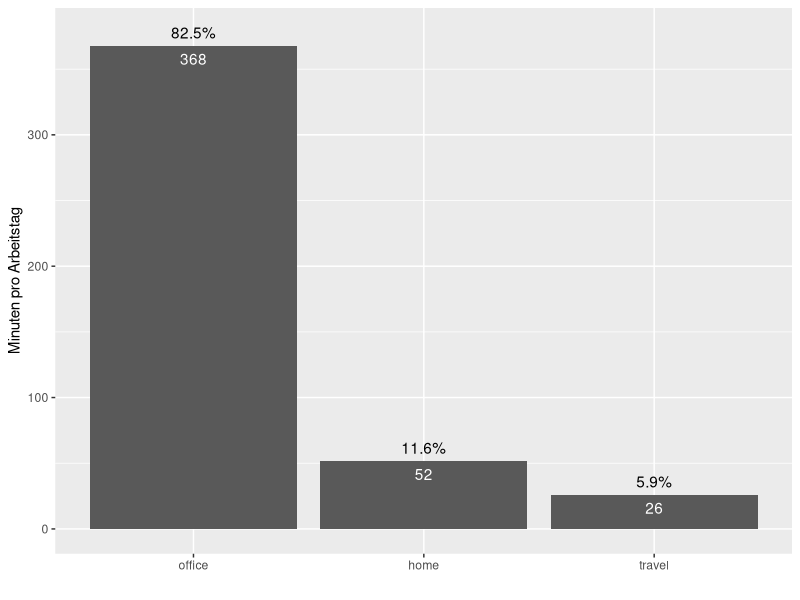
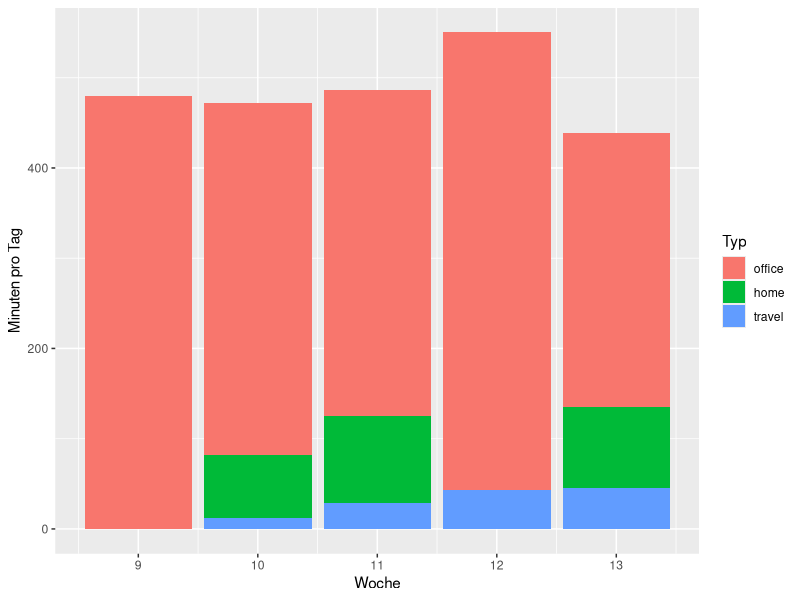

Write R code to recreate these figures, in order.
## ---- chunk 1
# packages
library(magrittr)
library(tidyr)
library(dplyr)
library(lubridate)
library(ggplot2)
## ---- chunk 2
# import the trackworktime backup file
# wtdio = worktime daily in/out
# trackworktime sometimes adds a default row: set skip = 2 (else skip = 1) 
wtdio <- read.csv("backup.csv", header = FALSE, sep = ";", skip = 2,
                  stringsAsFactors = FALSE)
wtdio <- as_tibble(wtdio[,c(1, 2, 6)])
names(wtdio) <- c("io", "datetime", "type")
wtdio$datetime %<>% ymd_hms() %>% 
  force_tz("Europe/Berlin") %>% 
  round_date(unit = "minute")
wtdio %<>% arrange(datetime)
# check in/out pattern
inindex <- seq(1, dim(wtdio)[1], by = 2)
outindex <- inindex + 1
stopifnot(
  all.equal(inindex, which(wtdio$io == "in")),
  all.equal(outindex, which(wtdio$io == "out")))
# types
#table(wtdio$type)
#filter(wtdio, type == "Default")
types <- unique(wtdio$type)
types <- types[!(types %in% c("", "Default"))]
intypes <- wtdio$type[inindex]
# check that no "in" has types "" or "Default"
stopifnot(
  all(sapply(intypes, function(x) x %in% types)))
# label "out"s with types
wtdio$type[outindex] <- intypes
## ---- chunk 3
# create work slices tibble
# period has nice display 
# duration calculates in seconds, sum() works
wslc <- tibble(start = wtdio$datetime[inindex],
               type = wtdio$type[inindex],
               duration =  as.duration(interval(wtdio$datetime[inindex],
                                                wtdio$datetime[outindex])),
               minutes = as.numeric(duration, "minutes"),
               week = isoweek(start),
               day = floor_date(start, unit = "days"))
#seconds_to_period(wslc$duration[1:10]) # wochenweise?
#wslc$duration[1:10]
workdays <- wslc$start %>% 
  floor_date(unit = "days") %>% 
  unique() %>% 
  length()
## ---- chunk 4
#minutes_by_type <- xtabs(minutes ~ type, data = wslc)
minutes_by_type <- wslc %>% 
  select(type, minutes) %>% 
  group_by(type) %>% 
  summarise(minutes = sum(minutes)) %>% 
  mutate(mpd = minutes/workdays,
         pct = paste0(round(minutes/sum(minutes)*100, 1), "%")) %>% 
  arrange(type)
ggplot(minutes_by_type,
       aes(x = forcats::fct_reorder(type, minutes, .desc = TRUE),
           y = mpd, label = pct)) + geom_col() +
  geom_text(nudge_y = 10) +
  geom_text(aes(label = round(mpd, 0)), nudge_y = -10, col = "white") +
  labs(x = "", y = "Minuten pro Arbeitstag")
## ---- chunk 5
wdays_per_week <- wslc %>% 
  select(week, day) %>% 
  group_by(week) %>% 
  summarise(wdays = min(5, length(unique(day))))
types_per_week <- wslc %>% 
  select(type, minutes, week, day) %>% 
  group_by(type, week) %>% 
  summarise(minutes = sum(minutes)) %>% 
  arrange(week) %>% 
  left_join(wdays_per_week, by = "week")
ggplot(types_per_week, aes(x = week, y = minutes/wdays,
                           fill = forcats::fct_reorder(type, minutes,
                                                       .desc = TRUE))) +
  geom_col() +
  labs(x = "Woche", y = "Minuten pro Tag", fill = "Typ")
